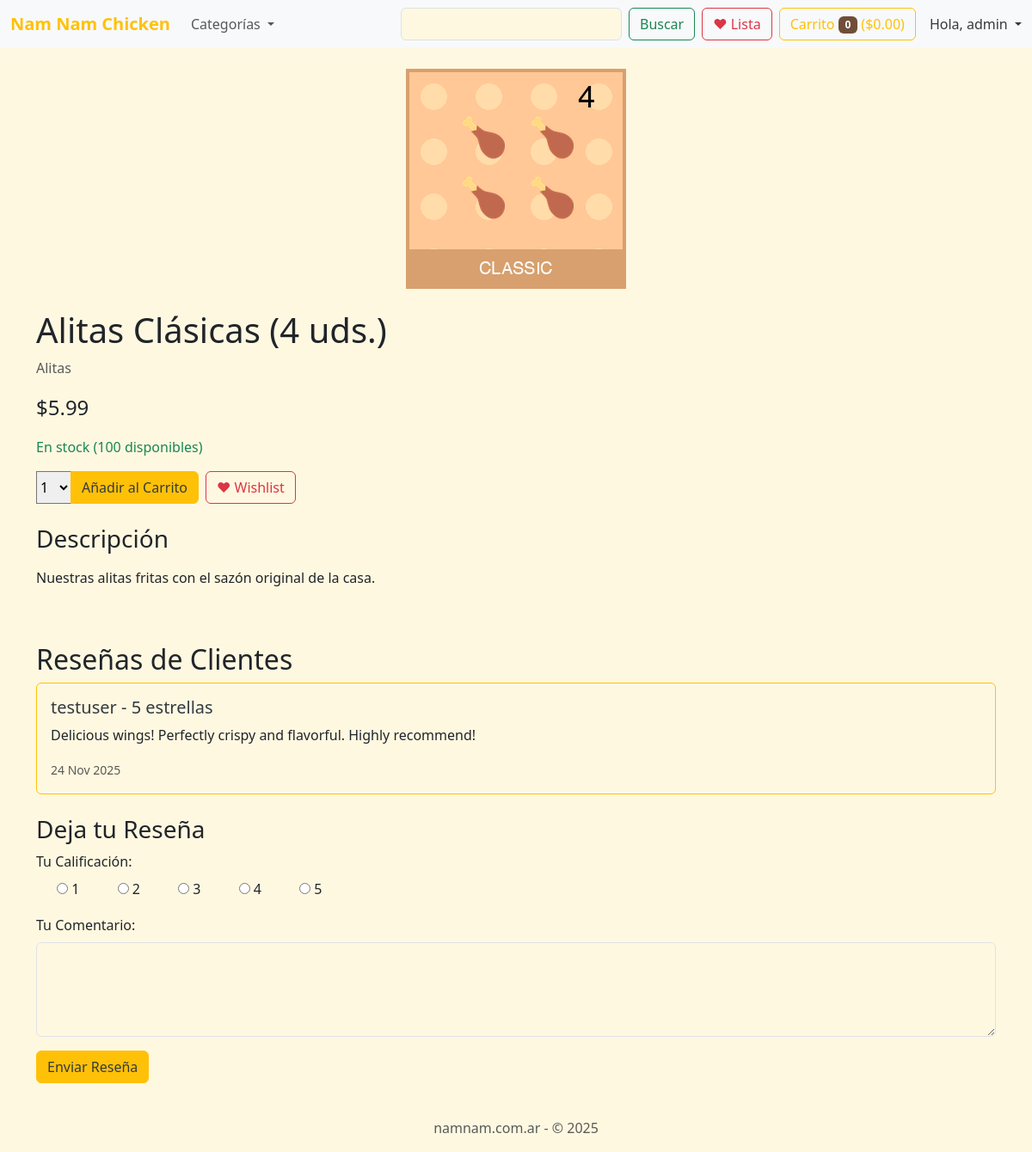
The page /1/alitas-clasicas-4-uds/ (signed in) on the database its author committed.
### shop/models.py (models this page shows, shortened)
class Product(models.Model):
    category = models.ForeignKey(Category,
                                 related_name='products',
                                 on_delete=models.CASCADE)
    name = models.CharField(max_length=200)
    slug = models.SlugField(max_length=200)
    image = models.ImageField(upload_to='products/%Y/%m/%d', blank=True)
    description = models.TextField(blank=True)
    price = models.DecimalField(max_digits=10, decimal_places=2)
    available = models.BooleanField(default=True)
    stock = models.PositiveIntegerField(default=0)
    average_rating = models.DecimalField(max_digits=3, decimal_places=2, default=0.00)
    total_reviews = models.PositiveIntegerField(default=0)
    created = models.DateTimeField(auto_now_add=True)
    updated = models.DateTimeField(auto_now=True)
    class Meta:
        ordering = ['name']
        indexes = [
            models.Index(fields=['id', 'slug']),
            models.Index(fields=['name']),
            models.Index(fields=['-created']),
        ]

class Category(models.Model):
    name = models.CharField(max_length=200)
    slug = models.SlugField(max_length=200, unique=True)
    class Meta:
        ordering = ['name']
        indexes = [
            models.Index(fields=['name']),
        ]
        verbose_name = 'category'
        verbose_name_plural = 'categories'
    def __str__(self):
        return self.name

class Review(models.Model):
    product = models.ForeignKey(Product, on_delete=models.CASCADE, related_name='reviews')
    user = models.ForeignKey(settings.AUTH_USER_MODEL, on_delete=models.CASCADE)
    rating = models.IntegerField(validators=[MinValueValidator(1), MaxValueValidator(5)])
    comment = models.TextField(blank=True)
    created_at = models.DateTimeField(auto_now_add=True)
    class Meta:
        ordering = ['-created_at']
        unique_together = ('product', 'user') # One review per user per product

### shop/views.py (the view)
# urls.py: path('<int:id>/<slug:slug>/', views.product_detail, name='product_detail'),
def product_detail(request, id, slug):
    product = get_object_or_404(Product,
                                id=id,
                                slug=slug,
                                available=True)
    cart_product_form = CartAddProductForm()
    reviews = product.reviews.all()
    if request.method == 'POST' and request.user.is_authenticated:
        existing_review = Review.objects.filter(product=product, user=request.user).first()
        if existing_review:
            review_form = ReviewForm(request.POST, instance=existing_review)
        else:
            review_form = ReviewForm(request.POST)
        if review_form.is_valid():
            new_review = review_form.save(commit=False)
            new_review.product = product
            new_review.user = request.user
            new_review.save()
            messages.success(request, 'Tu reseña ha sido enviada con éxito.')
            return redirect(product.get_absolute_url())
        else:
            messages.error(request, 'Hubo un error al enviar tu reseña. Por favor, verifica los datos.')
    else:
        if request.user.is_authenticated:
            existing_review = Review.objects.filter(product=product, user=request.user).first()
            if existing_review:
                review_form = ReviewForm(instance=existing_review)
            else:
                review_form = ReviewForm()
        else:
            review_form = ReviewForm()
    return render(request,
                  'shop/product/detail.html',
                  {'product': product,
                   'cart_product_form': cart_product_form,
                   'reviews': reviews,
                   'review_form': review_form})

### cart/forms.py
class CartAddProductForm(forms.Form):
    quantity = forms.TypedChoiceField(
        choices=PRODUCT_QUANTITY_CHOICES,
        coerce=int
    )
    update = forms.BooleanField(required=False,
                                initial=False,
                                widget=forms.HiddenInput)

### shop/forms.py
class ReviewForm(forms.ModelForm):
    rating = forms.ChoiceField(
        choices=[(i, str(i)) for i in range(1, 6)], # Choices 1 to 5
        widget=RadioSelect,
        label="Tu Calificación"
    )
    class Meta:
        model = Review
        fields = ['rating', 'comment']
        widgets = {
            'comment': forms.Textarea(attrs={'rows': 4}),
        }

### cart/cart.py (called while the page is built)
    def __len__(self):
        return sum(item['quantity'] for item in self.cart.values())

    def get_total_price(self):
        return sum(Decimal(item['price']) * item['quantity'] for item in self.cart.values())

### cart/context_processors.py (called while the page is built)
def cart(request):
    return {'cart': Cart(request)}

### shop/templates/shop/product/detail.html (shortened to what this page needs)
{% extends "shop/base.html" %}
{% block content %}
<div class="row">
    <div class="col-12 col-md-6 offset-md-3 text-center">
        {% if product.image %}
            <img src="{{ product.image.url }}" class="img-fluid" alt="{{ product.name }}">
        {% else %}
            <img src="https://via.placeholder.com/600x400.png?text=No+Image" class="img-fluid" alt="No image available">
        {% endif %}
    </div>
</div>
<div class="row mt-4">
    <div class="col-12">
        <h1>{{ product.name }}</h1>
        <p class="text-muted">{{ product.category }}</p>
        <p class="fs-4">${{ product.price }}</p>
        {% if product.available and product.stock > 0 %}
            <p class="text-success">En stock ({{ product.stock }} disponibles)</p>
            <div class="d-flex gap-2">
                <form action="{% url "cart:cart_add" product.id %}" method="post" class="d-flex">
                    <div class="input-group" style="max-width: 200px;">
                        {{ cart_product_form.quantity }}
                        <button class="btn btn-primary" type="submit">Añadir al Carrito</button>
                    </div>
                </form>
                {% if user.is_authenticated %}
                <form action="{% url 'users:wishlist_add' product.id %}" method="post">
                    <button class="btn btn-outline-danger" type="submit" title="Agregar a Lista de Deseos">♥ Wishlist</button>
                </form>
                {% endif %}
            </div>
        {% else %}
            <p class="text-danger">Agotado</p>
        {% endif %}
        <h3 class="mt-4">Descripción</h3>
        <p>{{ product.description|linebreaks }}</p>
    </div>
</div>
<div class="row mt-5">
    <div class="col-12">
        <h2>Reseñas de Clientes</h2>
        {% if reviews %}
            {% for review in reviews %}
                <div class="card mb-3">
                    <div class="card-body">
                        <h5 class="card-title">{{ review.user.username }} - {{ review.rating }} estrellas</h5>
                        <p class="card-text">{{ review.comment }}</p>
                        <p class="card-text"><small class="text-muted">{{ review.created_at|date:"d M Y" }}</small></p>
                    </div>
                </div>
            {% endfor %}
        {% else %}
            <p>Aún no hay reseñas para este producto.</p>
        {% endif %}
        <h3 class="mt-4">Deja tu Reseña</h3>
        {% if user.is_authenticated %}
            <form action="{% url "shop:product_detail" product.id product.slug %}" method="post">
                <div class="mb-3">
                    <label for="{{ review_form.rating.id_for_label }}" class="form-label">Tu Calificación:</label>
                    <div>
                        {% for radio in review_form.rating %}
                            <div class="form-check form-check-inline">
                                {{ radio.tag }}
                                <label class="form-check-label" for="{{ radio.id_for_label }}">{{ radio.choice_label }}</label>
                            </div>
                        {% endfor %}
                    </div>
                </div>
                <div class="mb-3">
                    <label for="{{ review_form.comment.id_for_label }}" class="form-label">Tu Comentario:</label>
                    <textarea name="{{ review_form.comment.name }}" id="{{ review_form.comment.id_for_label }}" class="form-control" rows="4"></textarea>
                </div>
                <button type="submit" class="btn btn-primary">Enviar Reseña</button>
            </form>
        {% else %}
            <p>Por favor, <a href="{% url "users:login" %}">inicia sesión</a> para dejar una reseña.</p>
        {% endif %}
    </div>
</div>
{% endblock %}

### shop/templates/shop/base.html (shortened to what this page needs)
{% load static %}
<!doctype html>
<html lang="en">
<head>
    <link href="https://cdn.jsdelivr.net/npm/bootstrap@5.3.3/dist/css/bootstrap.min.css" rel="stylesheet">
    <link rel="stylesheet" href="{% static 'shop/css/style.css' %}">
</head>
<body>
    <nav class="navbar navbar-expand-lg navbar-light bg-light">
        <div class="container-fluid">
            <a class="navbar-brand" href="{% url 'shop:product_list' %}">Nam Nam Chicken</a>
            <div class="collapse navbar-collapse" id="navbarSupportedContent">
                <ul class="navbar-nav me-auto mb-2 mb-lg-0">
                    <li class="nav-item dropdown">
                        <a class="nav-link dropdown-toggle" href="#" id="navbarDropdown" role="button" data-bs-toggle="dropdown" aria-expanded="false">
                            Categorías
                        </a>
                    </li>
                </ul>
                <form class="d-flex" action="{% url 'shop:product_list' %}" method="get">
                    <input class="form-control me-2" type="search" aria-label="Buscar" name="q">
                    <button class="btn btn-outline-success" type="submit">Buscar</button>
                </form>
                {% if user.is_authenticated %}
                <div class="ms-2">
                    <a href="{% url 'users:wishlist' %}" class="btn btn-outline-danger" title="Mi Lista de Deseos">
                        ♥ Lista
                    </a>
                </div>
                {% endif %}
                <div class="ms-2">
                    <a href="{% url 'cart:cart_detail' %}" class="btn btn-outline-primary">
                        Carrito
                        <span class="badge bg-primary">
                            {{ cart|length }}
                        </span>
                        (${{ cart.get_total_price|floatformat:2 }})
                    </a>
                </div>
                <div class="ms-3 d-flex align-items-center">
                    {% if user.is_authenticated %}
                        <div class="nav-item dropdown">
                            <a class="nav-link dropdown-toggle text-dark" href="#" id="userDropdown" role="button" data-bs-toggle="dropdown" aria-expanded="false">
                                Hola, {{ user.first_name|default:user.username }}
                            </a>
                        </div>
                    {% else %}
                        <a href="{% url 'users:login' %}" class="btn btn-outline-success me-2">Iniciar Sesión</a>
                        <a href="{% url 'users:register' %}" class="btn btn-success">Registrarse</a>
                    {% endif %}
                </div>
            </div>
        </div>
    </nav>
    <main class="container my-4">
        {% block content %}
        {% endblock %}
    </main>
    <footer class="footer mt-auto py-3 text-center">
        <div class="container">
            <span class="text-muted">namnam.com.ar - &copy; 2025</span>
        </div>
    </footer>
</body>
</html>

### shop/static/shop/css/style.css (style rules this page uses)
:root { --bs-primary: #FFC107; --bs-secondary: #6F4E37; --bs-success: #28a745; --bs-info: #17a2b8; --bs-warning: #ffc107; --bs-danger: #dc3545; --bs-light: #f8f9fa; --bs-dark: #343a40; --bs-body-bg: #FFF8E1; }
html, body { height: 100%; }
body { display: flex; flex-direction: column; background-color: var(--bs-body-bg); background-image: url('/static/img/background.png'); background-size: cover; background-repeat: no-repeat; background-attachment: fixed; background-position: center center; }
main { flex: 1; }
.navbar-brand { font-weight: bold; color: var(--bs-primary) !important; }
.btn-primary { background-color: var(--bs-primary); border-color: var(--bs-primary); color: var(--bs-dark); }
div.card { border-color: var(--bs-primary); background-color: transparent; }
.card-title { color: var(--bs-dark); }
.navbar .btn-outline-primary { color: var(--bs-primary); border-color: var(--bs-primary); }
.navbar .badge { background-color: var(--bs-secondary) !important; color: white; }
.navbar .dropdown-toggle.text-dark { color: var(--bs-dark) !important; }
body > .footer { margin-top: 20px; }

### rows shown on the page
Product: image (picture), name "Alitas Clásicas (4 uds.)", category "Alitas", price "5.99", stock "100", description "Nuestras alitas fritas con el sazón original de la casa."
Review: user.username "testuser", rating "5", comment "Delicious wings! Perfectly crispy and flavorful. Highly recommend!", created_at "24 Nov 2025"

### other values the page prints
{{ cart|length }} "0"
{{ cart.get_total_price|floatformat:2 }} "0.00"
{{ user.first_name|default:user.username }} "admin"
{{ radio.choice_label }} "1" "2" "3" "4" "5"
